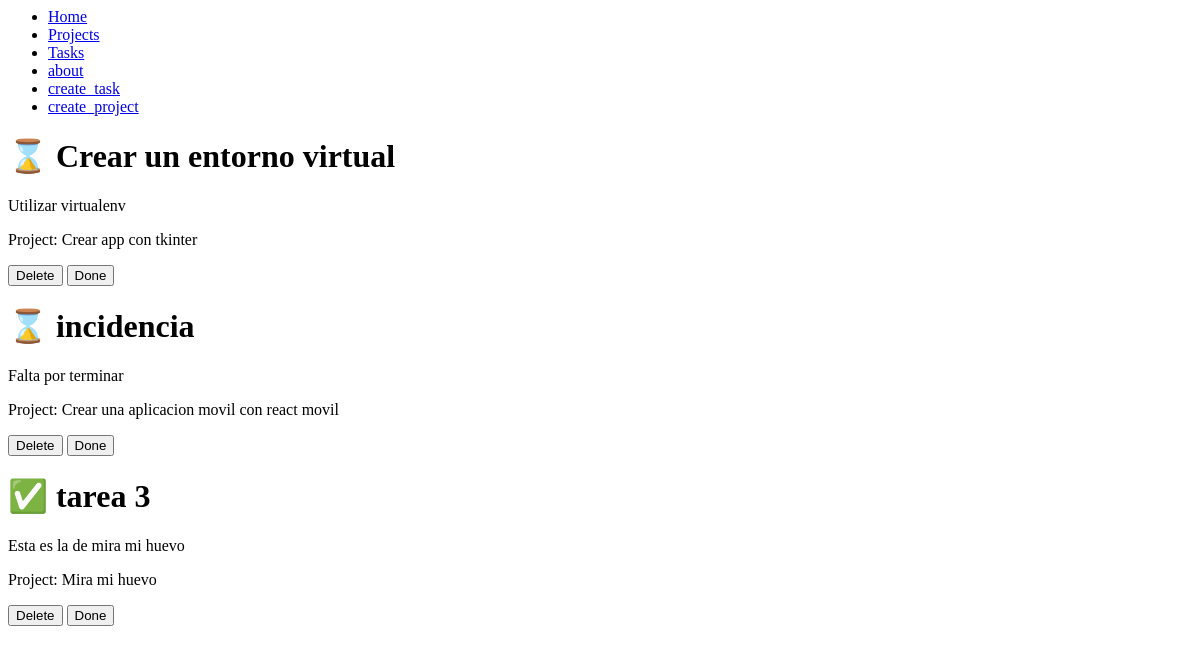
Page /tasks/ on the earlier database version.
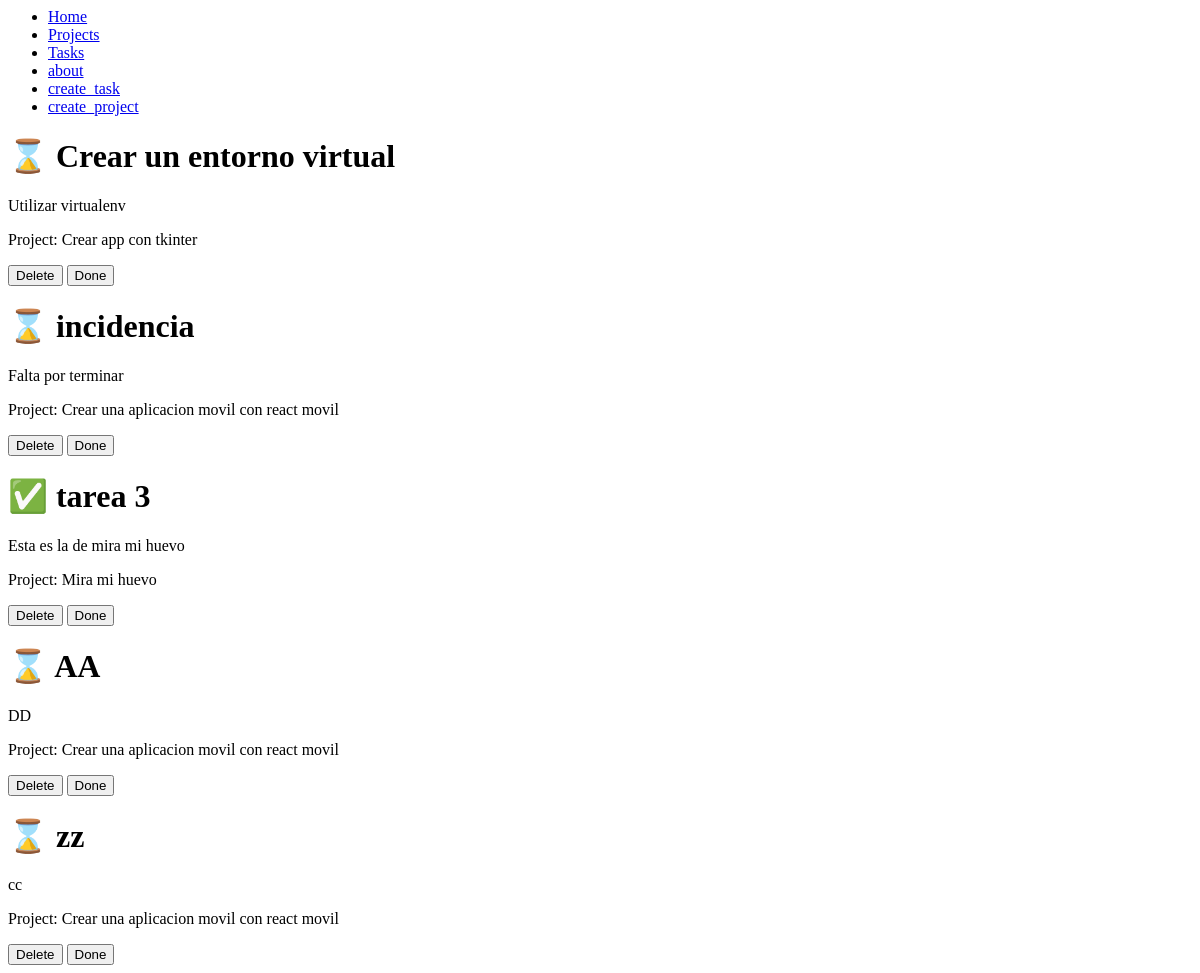
Same page on the later database version.
### myapp/models.py (models this page shows, shortened)
class Task(models.Model):
    title = models.CharField(max_length=200)
    description = models.TextField()
    project = models.ForeignKey(Project, on_delete=models.CASCADE) #Ese foreignkey es para relacionar esa tabla con la de arriba  #Ese on_delete=models.CASCADE es para que si la tabla anterior se borra lo que le siga a la relacionada tambien
    done = models.BooleanField(default=False) #indica que, cuando se crea un nuevo objeto del modelo, este campo tendrá automáticamente el valor  si no se especifica otro.

class Project(models.Model):
    name = models.CharField(max_length=200)

### myapp/views.py (the view)
# urls.py: path('tasks/', views.tasks, name="tasks"),
def tasks(request):
    task = Task.objects.all()
    return render(request, 'task/task.html',{
        'tareas':task
    })

### myapp/templates/task/task.html
{% extends 'layouts/base.html' %}
    {% block content  %}
        {% for x in tareas %}
            <div>
                <h1>{% if x.done == False %} ⌛{% else %} ✅ {% endif %} {{x.title}}</h1>
                <p>{{x.description}}</p>
                <p>Project: {{x.project.name}}</p>
            <button>
                Delete
            </button>
            <button>
                Done
            </button>
            </div>
        {%endfor%}
    {% endblock  %}

### myapp/templates/layouts/base.html
    <nav>
        <ul>
            <li>
                <a href="{% url 'index' %}">Home</a>
            </li>
            <li>
                <a href="{% url 'projects' %}">Projects</a>
            </li>
            <li>
                <a href="{% url 'tasks' %}">Tasks</a>
            </li>
            <li>
                <a href="{% url 'about' %}">about</a>
            </li>
            <li>
                <a href="{% url 'create_task' %}">create_task</a>
            </li>
            <li>
                <a href="{% url 'create_project' %}">create_project</a>
            </li>
        </ul>
    </nav>
    {% block content  %}
    {% endblock  %}

Differences in the rows shown:
added Task: title "AA", description "DD", project.name "Crear una aplicacion movil con react movil"
added Task: title "zz", description "cc", project.name "Crear una aplicacion movil con react movil"
